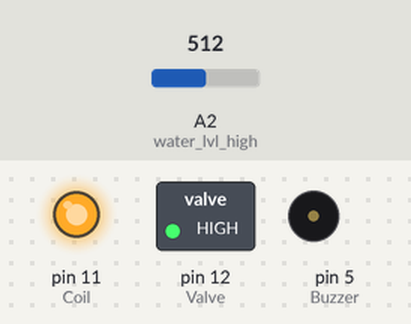
Simulated run of this sketch. Board: Arduino Uno, built with avr-gcc and run on an emulated ATmega328P. Shown: switched loads named in the sketch (green lamp = pin HIGH), output pins drawn as LEDs (lit = HIGH), buzzer (waves = sounding, pin HIGH). Inputs (shaded band) come from the test bench; at power-on: A2 (water_lvl_high) = 512. What the sketch prints to the serial monitor is not drawn.

Above: at 0.1 s.
At 0.6 s:
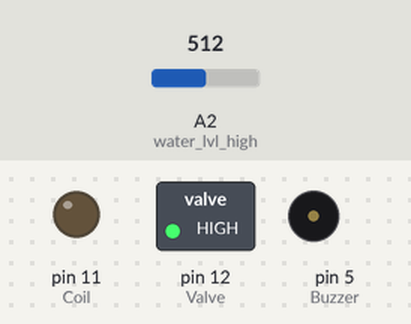
Timing chart, 0 to 2.1 s (numbered marks = the images above):
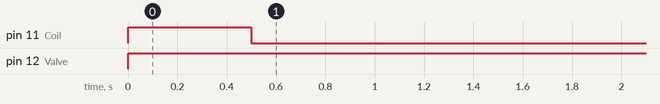

Measured:
- by itself, pin 11 (Coil): HIGH → LOW at 0.50 s
- by itself, pin 12 (Valve): LOW → HIGH at 0.00 s

The sketch:

humidifier_v2.0.ino
```cpp
#define Buzzer 5
#define Coil 11
#define Valve 12
#define water_lvl_low A0
#define water_lvl_high A2

int
counter = 0,
water_lvl_snsr_threshold = 400,
time_sec = 300;

//////////////////////////////////////// void setup ///////////////////////////////////
void setup()
{
  pinMode(Valve, OUTPUT);
  pinMode(Coil, OUTPUT);
  pinMode(Buzzer, OUTPUT);
  pinMode(water_lvl_low, INPUT);
  pinMode(water_lvl_high, INPUT);
  Serial.begin(9600);

  //turns on valve in the begining
  digitalWrite(Valve, LOW);
  digitalWrite(Coil, HIGH);
}

//////////////////////////////////////// void loop /////////////////////////////////////
void loop()
{
  if(counter < (2*time_sec)){
    vavleAndCoilControl();
    counter ++;
  }
  else endSession();
}

//////////////////////////////////// void vavleAndCoilControl ////////////////////////
void vavleAndCoilControl()
{
  // checks if chamber is filled
  if(WaterPresent(water_lvl_high)){
    digitalWrite(Valve,HIGH);
    delay(500);
    digitalWrite(Coil,LOW);
  }
  // checks if chamber is empty
  else if(!WaterPresent(water_lvl_low)){
      digitalWrite(Valve,LOW);
      delay(500);
      digitalWrite(Coil,HIGH);
  }
  delay(500);
}

//////////////////////////////////////// void endSession //////////////////////////////
void endSession()
{
  digitalWrite(Valve, HIGH);
  digitalWrite(Coil, HIGH);
  //buzzer
  while(1){
    digitalWrite(Buzzer, HIGH);
    delay(200);
    digitalWrite(Buzzer, LOW);
    delay(200);
  }
}

///////////////////////////////////////// bool WaterLvl ///////////////////////////////
// function that returns true if sensor pin is detects water
bool WaterPresent(int pin)
{
  int val = analogRead(pin);
  Serial.println(val);
  if(val > water_lvl_snsr_threshold) return  true;
  else return false;
}
```
